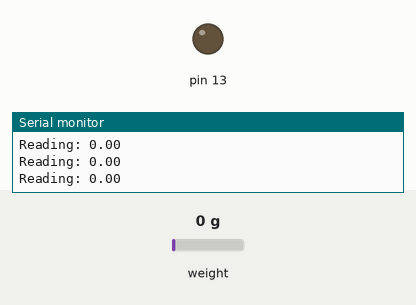
The sketch below on a simulated Arduino Uno, built with avr-gcc and run on an emulated ATmega328P. Parts: output pins drawn as LEDs (lit = HIGH), the last lines printed to the serial monitor. Inputs (shaded band) come from the test bench; at power-on: weight on the scale 0 g.

Above: at 2.2 s.
2.3 s: weight on the scale set to 1919 g
3.9 s: weight on the scale set to 2047 g
At 4.6 s:
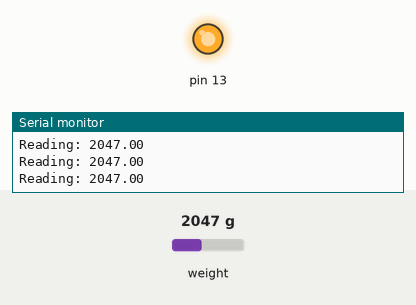
5.6 s: weight on the scale set to 100 g
At 6.6 s:
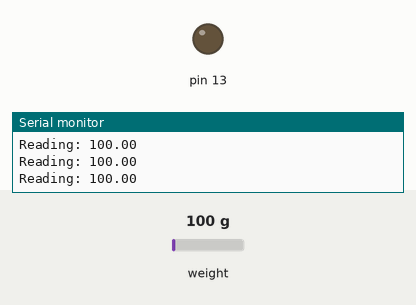
7.4 s: weight on the scale set to 2500 g
At 8.7 s:
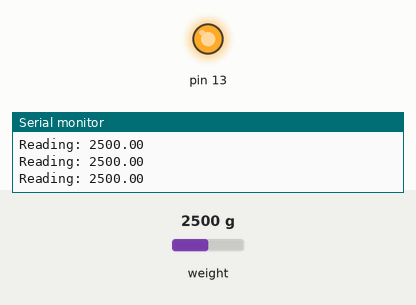
Timing chart, 0 to 10.1 s (numbered marks = the images above; inputs shaded):
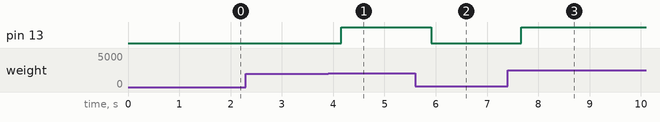

The sketch:

Celda.ino
```cpp
#include <HX711.h>

#include "HX711.h"
#define calibration_factor -2220.0

#define DOUT 8
#define CLK 5
float value;
HX711 scale;

void setup() {

  Serial.begin(9600);
  pinMode(13,OUTPUT);
  scale.set_scale(calibration_factor);
  scale.tare();
  }

void loop() {
  Serial.print("Reading: ");
  value=scale.get_units(), 0;

  Serial.print(value);
  Serial.println();

  delay(250);
  if(value>=2000){
  digitalWrite(13,HIGH);
  }
  else{
  digitalWrite(13,LOW);
  }
 }
```

Measured:
- the behaviour switches between 1999 and 2000 g on weight on the scale (found by bisection; images 0 and 1)
- after the input at 3.9 s, pin 13: LOW → HIGH after 0.26 s
- after the input at 5.6 s, pin 13: HIGH → LOW after 0.31 s
- after the input at 7.4 s, pin 13: LOW → HIGH after 0.26 s
